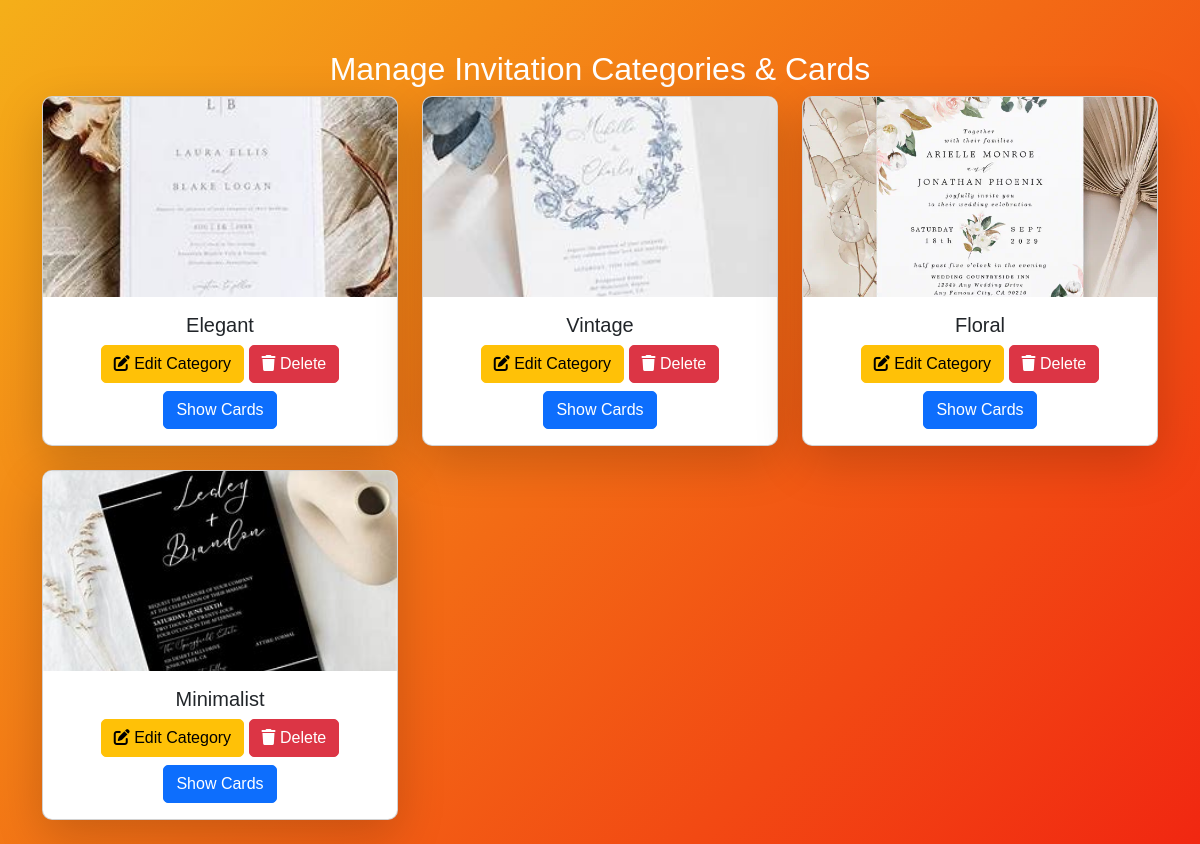
The app's page /shop_invitations/ with its own data.
### app/models.py (models this page shows, shortened)
class InvitationCategory(models.Model):
    img = models.FileField()
    name = models.CharField(max_length=100)

### app/views.py (the view)
# urls.py: path("shop_invitations/", views.shop_invitations, name="shop_invitations"),
def shop_invitations(req):
    categories = InvitationCategory.objects.all()
    cards = InvitationCard.objects.all()
    return render(req, "shop/invitations.html", {"categories": categories, "cards": cards})

### templates/shop/invitations.html (shortened to what this page needs)
<!DOCTYPE html>
<html lang="en">
<head>
    {% load static %}
    <link rel="stylesheet" href="https://cdn.jsdelivr.net/npm/bootstrap@5.3.0/dist/css/bootstrap.min.css">
    <link rel="stylesheet" href="https://cdnjs.cloudflare.com/ajax/libs/font-awesome/6.0.0/css/all.min.css">
</head>
<body>
<div class="container">
    <h2 class="text-center text-white">Manage Invitation Categories & Cards</h2>
    <div class="row">
        {% for category in categories %}
        <div class="col-md-4 mb-4">
            <div class="card shadow-lg">
                <img src="{{ category.img.url }}" class="card-img-top" alt="{{ category.name }}">
                <div class="card-body text-center">
                    <h5 class="card-title">{{ category.name }}</h5>
                    <a href="{% url 'edit_invitation_category' category.id %}" class="btn btn-warning">
                        <i class="fas fa-edit"></i> Edit Category
                    </a>
                    <a href="{% url 'delete_invitation_category' category.id %}" class="btn btn-danger" onclick="return confirm('Are you sure?');">
                        <i class="fas fa-trash"></i> Delete
                    </a>
                    <button class="btn btn-primary mt-2 show-cards-btn" data-category-id="{{ category.id }}">
                        Show Cards
                    </button>
                </div>
            </div>
        </div>
        {% empty %}
        <p class="text-white text-center">No categories available.</p>
        {% endfor %}
    </div>
</div>
</body>
</html>

### templates/shop/invitations.html (style rules this page uses)
body { background: linear-gradient(135deg, #f5af19, #f12711); font-family: 'Poppins', sans-serif; }
.container { margin-top: 50px; }
.card { border-radius: 10px; overflow: hidden; transition: 0.3s; }
.card img { height: 200px; object-fit: cover; }
.btn { border-radius: 5px; transition: 0.3s; }

### records on screen
InvitationCategory: img (picture), name "Elegant"
InvitationCategory: img (picture), name "Vintage"
InvitationCategory: img (picture), name "Floral"
InvitationCategory: img (picture), name "Minimalist"
